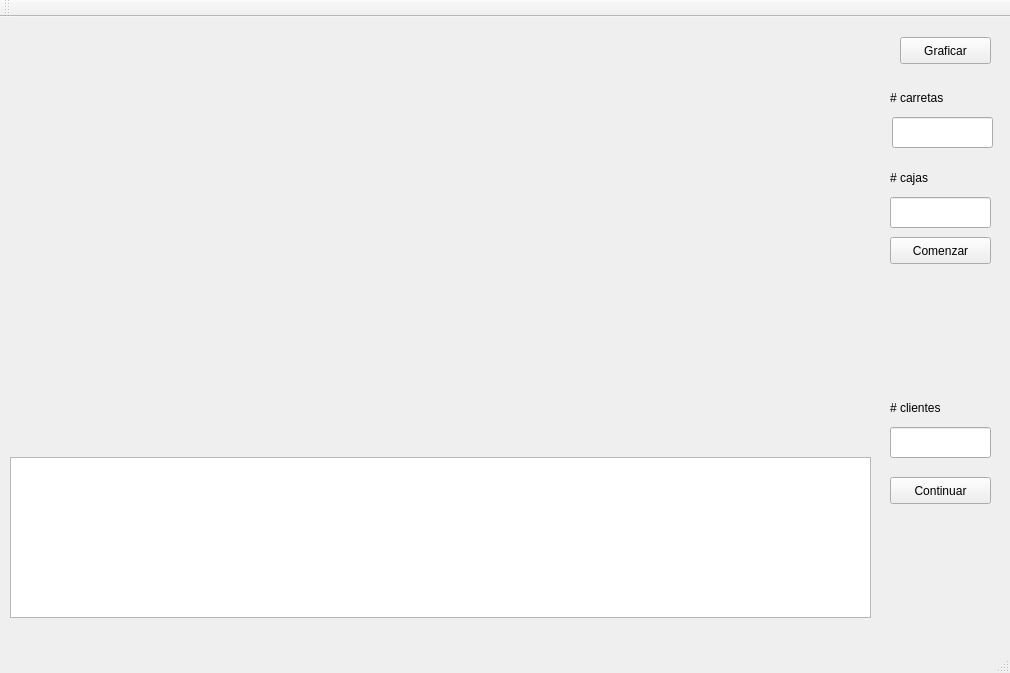
<?xml version="1.0" encoding="UTF-8"?>
<ui version="4.0">
 <class>MainWindow</class>
 <widget class="QMainWindow" name="MainWindow">
  <property name="geometry">
   <rect>
    <x>0</x>
    <y>0</y>
    <width>1010</width>
    <height>673</height>
   </rect>
  </property>
  <property name="windowTitle">
   <string>MainWindow</string>
  </property>
  <widget class="QWidget" name="centralWidget">
   <widget class="QPushButton" name="pushButton">
    <property name="geometry">
     <rect>
      <x>890</x>
      <y>460</y>
      <width>101</width>
      <height>27</height>
     </rect>
    </property>
    <property name="text">
     <string>Continuar</string>
    </property>
   </widget>
   <widget class="QPushButton" name="pushButton_2">
    <property name="geometry">
     <rect>
      <x>890</x>
      <y>220</y>
      <width>101</width>
      <height>27</height>
     </rect>
    </property>
    <property name="text">
     <string>Comenzar</string>
    </property>
   </widget>
   <widget class="QLabel" name="grafica">
    <property name="enabled">
     <bool>true</bool>
    </property>
    <property name="geometry">
     <rect>
      <x>10</x>
      <y>0</y>
      <width>861</width>
      <height>431</height>
     </rect>
    </property>
    <property name="text">
     <string/>
    </property>
    <property name="pixmap">
     <pixmap>prueba.jpg</pixmap>
    </property>
    <property name="scaledContents">
     <bool>true</bool>
    </property>
   </widget>
   <widget class="QLabel" name="label_2">
    <property name="geometry">
     <rect>
      <x>890</x>
      <y>70</y>
      <width>81</width>
      <height>21</height>
     </rect>
    </property>
    <property name="text">
     <string># carretas</string>
    </property>
   </widget>
   <widget class="QLabel" name="label_3">
    <property name="geometry">
     <rect>
      <x>890</x>
      <y>150</y>
      <width>81</width>
      <height>21</height>
     </rect>
    </property>
    <property name="text">
     <string># cajas</string>
    </property>
   </widget>
   <widget class="QLineEdit" name="txtcarretas">
    <property name="geometry">
     <rect>
      <x>892</x>
      <y>100</y>
      <width>101</width>
      <height>31</height>
     </rect>
    </property>
   </widget>
   <widget class="QLineEdit" name="txtcajas">
    <property name="geometry">
     <rect>
      <x>890</x>
      <y>180</y>
      <width>101</width>
      <height>31</height>
     </rect>
    </property>
   </widget>
   <widget class="QLineEdit" name="txtclientes">
    <property name="geometry">
     <rect>
      <x>890</x>
      <y>410</y>
      <width>101</width>
      <height>31</height>
     </rect>
    </property>
    <property name="text">
     <string/>
    </property>
   </widget>
   <widget class="QLabel" name="label_4">
    <property name="geometry">
     <rect>
      <x>890</x>
      <y>380</y>
      <width>81</width>
      <height>21</height>
     </rect>
    </property>
    <property name="text">
     <string># clientes</string>
    </property>
   </widget>
   <widget class="QTextEdit" name="consola">
    <property name="geometry">
     <rect>
      <x>10</x>
      <y>440</y>
      <width>861</width>
      <height>161</height>
     </rect>
    </property>
   </widget>
   <widget class="QPushButton" name="pushButton_3">
    <property name="geometry">
     <rect>
      <x>900</x>
      <y>20</y>
      <width>91</width>
      <height>27</height>
     </rect>
    </property>
    <property name="text">
     <string>Graficar</string>
    </property>
   </widget>
  </widget>
  <widget class="QMenuBar" name="menuBar">
   <property name="geometry">
    <rect>
     <x>0</x>
     <y>0</y>
     <width>1010</width>
     <height>29</height>
    </rect>
   </property>
  </widget>
  <widget class="QToolBar" name="mainToolBar">
   <attribute name="toolBarArea">
    <enum>TopToolBarArea</enum>
   </attribute>
   <attribute name="toolBarBreak">
    <bool>false</bool>
   </attribute>
  </widget>
  <widget class="QStatusBar" name="statusBar"/>
 </widget>
 <layoutdefault spacing="6" margin="11"/>
 <resources/>
 <connections/>
</ui>
